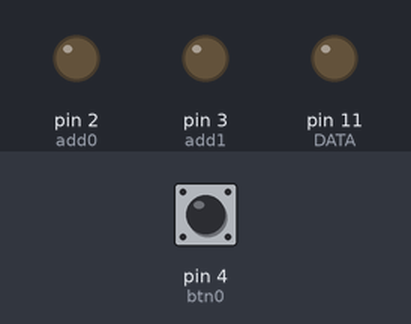
A sketch run on a simulated Arduino Leonardo, built with avr-gcc and run on an emulated ATmega32U4. On the bench: output pins drawn as LEDs (lit = HIGH). Dashed ring = blinking. The inputs (shaded band) are chosen by the test bench; at power-on: pin 4 (btn0) HIGH. Pins used as bus, display or sensor lines are not drawn.

Above: at 1.9 s.
2.0 s: pin 4 (btn0) pulled LOW for 1 s
At 2.38 s:
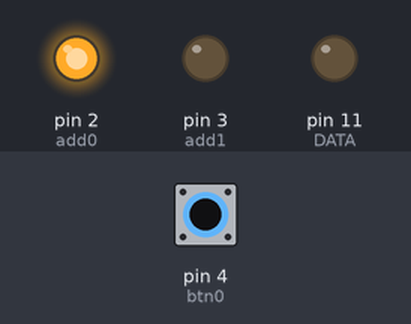
4.5 s: pin 4 (btn0) pulled LOW for 0.35 s
At 5.2 s:
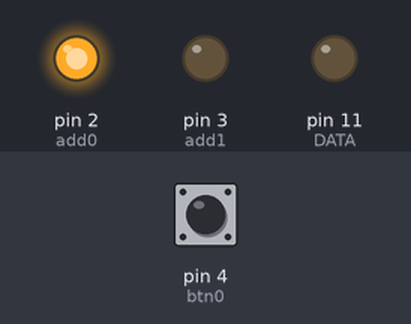
6.3 s: pin 4 (btn0) pulled LOW for 3.2 s
At 6.58 s:
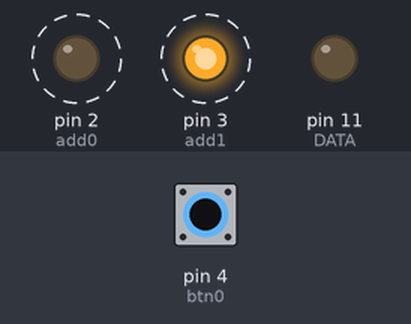
Timing chart, 0 to 10.9 s (numbered marks = the images above; inputs shaded):
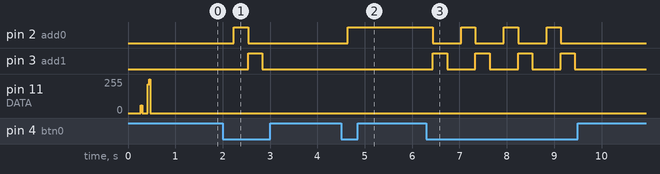

Measured:
- after the input at 2.0 s, pin 2 (add0): LOW → HIGH after 0.24 s, → LOW 0.30 s later; pin 3 (add1): LOW → HIGH after 0.54 s, → LOW 0.30 s later
- after the input at 4.5 s, pin 2 (add0): LOW → HIGH after 0.14 s
- after the input at 6.3 s, pin 2 (add0): alternates HIGH for 0.30 s and LOW for 0.60 s, 7 changes in all, then stays LOW, starting after 0.14 s; pin 3 (add1): alternates HIGH for 0.30 s and LOW for 0.60 s, 8 changes in all, then stays LOW, starting after 0.14 s

The sketch:

ABTSENSOR002.ino
```cpp
#include <SoftwareSerial.h>
SoftwareSerial mySerial(8,10);
unsigned char add0 = 2;
unsigned char add1 = 3;
unsigned char btn0 = 4;
unsigned char btn1 = 5;

//液晶板KHM1207A定义
unsigned char DATA=11;
unsigned char W_R=12;
unsigned char CS=13;
unsigned char dataT[10]={0xeb,0x0a,0xad,0x8f,0x4e,0xc7,0xe7,0x8a,0xef,0xcf};//0-9
unsigned char dataD[15];//display_data
///////////////////////////
unsigned char pmType=0;//传感器类型选择0：益衫 1：sharp 2:CH2O(ZE08甲醛传感器)
void setup() {
  // put your setup code here, to run once:
  Serial.begin(9600);

  pinMode(add0,OUTPUT);
  pinMode(add1,OUTPUT);
  pinMode(DATA,OUTPUT);
  pinMode(W_R,OUTPUT);
  pinMode(CS,OUTPUT);
  pinMode(btn0,INPUT);
  pinMode(btn1,INPUT);

  mySerial.begin(9600);
  delay(100);
  SetCom(0);
  digitalWrite(CS,1);
  digitalWrite(W_R,0);
   initial();
  delay(100);
  displayData(888.8);
}

void loop() {
  // put your main code here, to run repeatedly:
  unsigned char data;
  float val_pm25;
  if(digitalRead(btn0)==0)
  {
    pmType++;
    }
    if(pmType==3)
    pmType=0;
    if(pmType==0)
    {
      SetCom(0);
      mySerial.begin(9600);
      delay(100);
      val_pm25 = (float)GetPM25Data_yishan();//益衫PM2.5传感器
      }else if(pmType==1){
        SetCom(1);
      mySerial.begin(9600);
      delay(100);
      val_pm25 = GetPM25Data_CH2O();//甲醛传感器
        }else if(pmType==2){
        SetCom(2);
      mySerial.begin(2400);
      delay(100);
      val_pm25 = GetPM25Data_sharp();//夏普PM2.5传感器
        }
        if(val_pm25>0)
        displayData(val_pm25);
        //mySerial.close();
        delay(200);
  /*while (mySerial.available()>0){
   data = mySerial.read();
   mySerial.write(data);
   delay(2);
  }*/
}
void SetCom(int index)
{
  if(index==0)
  {
    digitalWrite(add0,0);digitalWrite(add1,0);

    }else if(index==1)
    {
      digitalWrite(add0,1);digitalWrite(add1,0);
      }else if(index==2)
    {
      digitalWrite(add0,0);digitalWrite(add1,1);
      }else if(index==3)
    {
      digitalWrite(add0,1);digitalWrite(add1,1);
      }
 }
 void initial()
{
  digitalWrite(CS,0);
  digitalWrite(DATA,1); wave();   //command mode
  digitalWrite(DATA,0); wave();
  digitalWrite(DATA,0);wave();

  tran_inst(0x18);    //RC 256K
  tran_inst(0x00);
  tran_inst(0x01);    //turn on system oscilator
  tran_inst(0x03);    //turn on bias generator
  tran_inst(0x29);    //1/3 bias 4 commons//    1/2 bias 3 commons//0x04
  //tran_inst(0xe0);    //turn on lcd output
  digitalWrite(CS,1);
}


void tran_inst(unsigned char buffer)
    {
    unsigned char i;
    unsigned char wDATA;
    for(i=0;i<8;i++)
           {
              wDATA=((buffer&0x80)==0x80);digitalWrite(DATA,wDATA);
        wave();
              buffer<<=1;
            }
    wDATA=0;digitalWrite(DATA,wDATA);
    wave();
     }

void tran_data(unsigned char *p)
    {
      unsigned char i,j,wbuffer,address=0;
      unsigned char wDATA;

   digitalWrite(CS,0);
   digitalWrite(DATA,1); wave();
   digitalWrite(DATA,0); wave();
   digitalWrite(DATA,1); wave();

    for(i=0;i<6;i++)
           {
              wDATA=((address&0x80)==0x80);
              digitalWrite(DATA,wDATA);
        wave();
              address<<=1;
            }

    for(i=0;i<15;i++)//数据位数，显示每组数据的第几个数据，对应表格中的数据
      {
        wbuffer=*p++;
          for(j=0;j<8;j++)
             {
                wDATA=((wbuffer&0x80)==0x80);digitalWrite(DATA,wDATA);
          wave();
                wbuffer<<=1;
              }
      }
    digitalWrite(CS,1);
     }
void wave()      // generate a waveform
{
  digitalWrite(W_R,0);  delay(1);
  digitalWrite(W_R,1);  delay(1);
  digitalWrite(W_R,0);  delay(1);
}
void displayData(float val)
{
  int vi = val*10;
  dataD[0] = dataT[vi/1000];//百位
  vi = vi%1000;
  dataD[1] = dataT[vi/100];//十位
  vi = vi%100;
  dataD[2] = dataT[vi/10];//个位

  vi = vi%10;
  dataD[3] = dataT[vi];   //小数位
  dataD[3]|=0x10;         //小数点
  tran_data(dataD);
 }
 int GetPM25Data_yishan()//读取PM2.5传感器,波特率：9600； 校验位：无； 停止位：1 位； 数据位：8；数据包长度为 32 字节
{
  int cnt,pmval,readcmd[32];
  unsigned char gdata,eFlag,rbytes=0;
  cnt=0;
   eFlag =0;
  while(mySerial.available()>0)
  {
    gdata = mySerial.read();//保存接收字符
    if(gdata==0x32&&eFlag==0)
     {
        eFlag=1;
    }
    if(eFlag==1)
    {
        readcmd[rbytes++]=gdata;
    }
    if(rbytes==2)
    {
        if(readcmd[1]!=0x3d)
        {
            eFlag=0;
            rbytes=0;
            readcmd[0]=0;
        }

    }
    delay(2);
    cnt++;
    if(cnt>400)
    return 0;
    if(rbytes==32)//完整帧
    {
      break;
      }
    }
    if(rbytes==0)
     return 0;
  pmval = readcmd[6];
  pmval<<=8;
  pmval+=readcmd[7];
  if(pmval>999)
  pmval=999;
  return pmval;
}
float GetPM25Data_sharp()//读取PM2.5传感器,波特率：2400； 校验位：无； 停止位：1 位； 数据位：8；数据包长度为7字节
{
  int cnt,pmval,readcmd[7];
  unsigned char gdata,eFlag,rbytes=0;
  float pm25;
  cnt=0;
   eFlag =0;
  while(mySerial.available()>0)
  {
    gdata = mySerial.read();//保存接收字符
    if(gdata==0xAA&&eFlag==0)
     {
        eFlag=1;
    }
    if(eFlag==1)
    {
        readcmd[rbytes++]=gdata;
    }
    delay(2);
    cnt++;
    if(cnt>100)
    return 0;
    if(rbytes==7)//完整帧
    {
      break;
      }
    }
    if(rbytes==0)
     return 0;
    if(readcmd[6]!=0xFF)
     return 0;
  pmval = readcmd[1];
  pmval<<=8;
  pmval+=readcmd[2];
  pm25 = pmval*5.0/1024.0;//计算PM2.5值
  pm25*=800.0;
  if(pm25>999)
  pm25=0;
  return pm25;
}
int GetPM25Data_CH2O()//读取甲醛传感器,波特率：9600； 校验位：无； 停止位：1 位； 数据位：8；数据包长度为 9 字节
{
  int cnt,pmval,readcmd[32];
  unsigned char gdata,eFlag,rbytes=0;
  cnt=0;
   eFlag =0;
  while(mySerial.available()>0)
  {
    gdata = mySerial.read();//保存接收字符
    if(gdata==0xFF&&eFlag==0)
     {
        eFlag=1;
    }
    if(eFlag==1)
    {
        readcmd[rbytes++]=gdata;
    }
    if(rbytes==2)
    {
        if(readcmd[1]!=0x17)
        {
            eFlag=0;
            rbytes=0;
            readcmd[0]=0;
        }

    }
    delay(2);
    cnt++;
    if(cnt>400)
    return 0;
    if(rbytes==9)//完整帧
    {
      break;
      }
    }
    if(rbytes==0)
     return 0;
  pmval = readcmd[4];
  pmval<<=8;
  pmval+=readcmd[5];
  if(pmval>999)
  pmval=999;
  return pmval;
}
```

ABTKITS.cpp
```cpp
/*
 * ABTKITS.cpp
 * Author: ANTBOT
 * Created: 2016-05-21
 * Modified：2017-04-08
 */
#include <Arduino.h>
#include <string.h>
#include "ABTKITS.h"


//#define ABT_32U4
//#define ABT_WIFI

ABTKITS::ABTKITS(){
}

void ABTKITS::ABTINIT()
{
#ifdef ABT_32U4

	Serial.begin(9600);	//用于和PC串口通讯
	delay(200);
	Serial1.begin(9600);//用于和蓝牙模块通讯
	Serial.println("okey,ready");
#else//328P
	Serial.begin(57600);	//用于和蓝牙模块通讯
	delay(200);
#endif

  sprintf( HEADFRAME,"ABT");

  frameCnt=0;
  rbytes = 0;
  speedL= speedR=80;
  senCnt = 0;
}
int ABTKITS::ABTGetBleCmd()
{
	unsigned char aFlag=0;
	char rch;
#ifdef ABT_32U4
	while(Serial1.available()>0)
  {
  	rch = Serial1.read();
  	if(rch=='A'&&aFlag==0)//收到字符'A'开始认为是有效数据
  	{
  			aFlag=1;
  	}
  	if(aFlag)
    {
        readcmd[rbytes++]=rch;
    }
        if(rbytes==4)//接到3个字节后判断帧头
        {
          if(readcmd[1]!='B'||readcmd[2]!='T')
          {
            aFlag=0;rbytes=0;//清除标志
          }
        }

    delay(1);
    if(rbytes==64)//最多读64个字节
    break;
  }
#else//328P
	while(Serial.available()>0)
  {
  	rch = Serial.read();
    if(rch=='A'&&aFlag==0)//收到字符'A'开始认为是有效数据
  	{
  			aFlag=1;
  	}
  	if(aFlag)
    {
        readcmd[rbytes++]=rch;
    }
        if(rbytes==4)//接到3个字节后判断帧头
        {
          if(readcmd[1]!='B'||readcmd[2]!='T')
          {
            aFlag=0;rbytes=0;//清除标志
          }
        }
    delay(1);
    if(rbytes==64)//最多读64个字节
    break;
  }
#endif
	return rbytes;
}
void ABTKITS::ABTSendCMD(char *p)
{
#ifdef ABT_32U4
	Serial1.println(p);//用于和蓝牙模块通讯
#else//328P
	Serial.println(p);	//用于和蓝牙模块通讯
#endif
}

void ABTKITS::ABTHandleBleCmd()
{
	int i,j;
  i=0;
  char cmdbuff[64];
  j=0;
  senCnt = 0;//计数清0
  for(i=0;i<64;i++)
  {
    if(readcmd[i]!=' ')//忽略空格
    cmdbuff[j++]=readcmd[i];
    if(readcmd[i]=='#')//帧结束标志
    {
      frameCnt++;
      ABTExpCmd(cmdbuff);
      j=0;
      }
    }
    memset(readcmd,0,64);//清空接收缓存
		rbytes=0;
#ifdef ABT_32U4
        Serial1.flush();
#else
				Serial.flush();
#endif
}
void ABTKITS::ABTExpCmd(char *p)
{
	int i,j;
  char num[3];
  char cmd[32];
  char ctype,cRW;
  char headbuf[4];
  int param[2];//param[0]:管脚号/传感器模块编号 param[1]:值
  for(i=0;i<3;i++)//判断帧头
  {
    if(*p!=HEADFRAME[i])
    return;
    p++;
    }
   ctype= *p++;//命令类型：模拟量/数字量/传感器模块
   cRW  = *p++;//读写操作
  for(j=0;j<2;j++)
  {
    for(i=0;i<3;i++)
    {
      if(*p==','||*p=='#')
      break;
      num[i]=*p;p++;
    }
    p++;
    param[j]=atoi(num);
    memset(num,0,3);
  }

  if(ctype=='A')//模拟量读写(PWM)
  {
#ifdef ABT_WIFI
return;
#endif
       if(param[0]<2)//不控制0和1管脚
  			return;
        if(cRW=='W')
        {
          sprintf( cmd,"analogWrite(%d,%d);",param[0],param[1]);
          pinMode(param[0],OUTPUT);
          analogWrite(param[0],param[1]);
          }else if(cRW=='R')
          {
            sprintf( cmd,"analogRead(%d,%d);",param[0],param[1]);
            pinMode(param[0],INPUT);
            sprintf(sendcmd,"ABTAR%d,%d#",param[0],analogRead(param[0]));
            ABTSendCMD(sendcmd);
            }

        }else if(ctype=='D') //数字量读写
        {
#ifdef ABT_WIFI
return;
#endif
        	if(param[0]<2)//不控制0和1管脚
  				return;
            if(cRW=='W')
            {
              sprintf( cmd,"digitalWrite(%d,%d);",param[0],param[1]);
              pinMode(param[0],OUTPUT);
              digitalWrite(param[0],param[1]);
              }else if(cRW=='R')
              {
                sprintf( cmd,"digitalRead(%d,%d);",param[0],param[1]);
                pinMode(param[0],INPUT);
                sprintf(sendcmd,"ABTDR%d,%d#",param[0],digitalRead(param[0]));
            		ABTSendCMD(sendcmd); //
                }
          }else //if(ctype=='S')//传感器操作
          {
            //SnsrModel(cRW,param[0],param[1]);
            sprintf( cmd,"SensorOperate(%d,%d);",param[0],param[1]);
            ABTSensorFunc(cRW,param[0],param[1]);
            }
#ifdef ABT_32U4
        Serial.println(cmd);delay(10);//打印命令
#endif
}

void ABTKITS::ABTSensorFunc(char cRW,int sID,int sVal)//传感器模块处理函数
{
	curInfo.cRW = cRW;
	curInfo.sID = sID;
	curInfo.sVal= sVal;
	if(senCnt==8)
		senCnt=0;
	senInfo[senCnt].cRW = cRW;
	senInfo[senCnt].sID = sID;
	senInfo[senCnt++].sVal = sVal;

}
```

ABTKITS.h
```cpp
/*
 * ABTKITS.h
 * Author: ANTBOT
 * Created: 2016-05-21
 * Modified：2017-04-08
 */

#ifndef ABTKITS_H
#define ABTKITS_H
struct infoFrmBle{
	char cRW;
	int sID;
	int sVal;
	};
class ABTKITS {
public:
	ABTKITS();
	void ABTINIT();
		int ABTGetBleCmd();//接收蓝牙指令
		void ABTHandleBleCmd();//处理蓝牙指令
	  void ABTSendCMD(char *p);//向蓝牙发送指令
	  void ABTSimple();//透传测试

	  void ABTPrint();

	  void ABTSensorFunc(char cRW,int sID,int sVal);//传感器模块处理函数
public:
		char readcmd[64];//接收到的蓝牙数据缓存
		char sendcmd[32];//发送缓存
		int  speedL;
		int  speedR;
		infoFrmBle curInfo;
		infoFrmBle senInfo[8];//传感器指令缓存
		unsigned char senCnt;
	private:
		void ABTExpCmd(char * p);//解析单条帧命令
		void ABTSprint(char *p);//调试接口

	private:

		char HEADFRAME[4];//帧头
		int frameCnt;//接收帧计数
		int rbytes;
};
#endif
```
